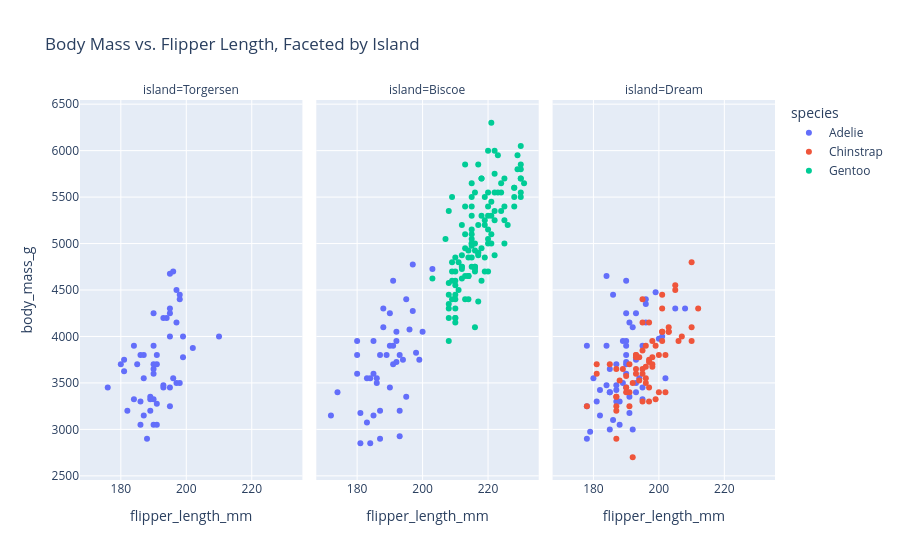

Notebook code for this chart:
### Code cell
# Faceted scatter plot by island
fig = px.scatter(
    penguins,
    x="flipper_length_mm",
    y="body_mass_g",
    color="species",
    facet_col="island",
    title="Body Mass vs. Flipper Length, Faceted by Island"
)
fig.show()
